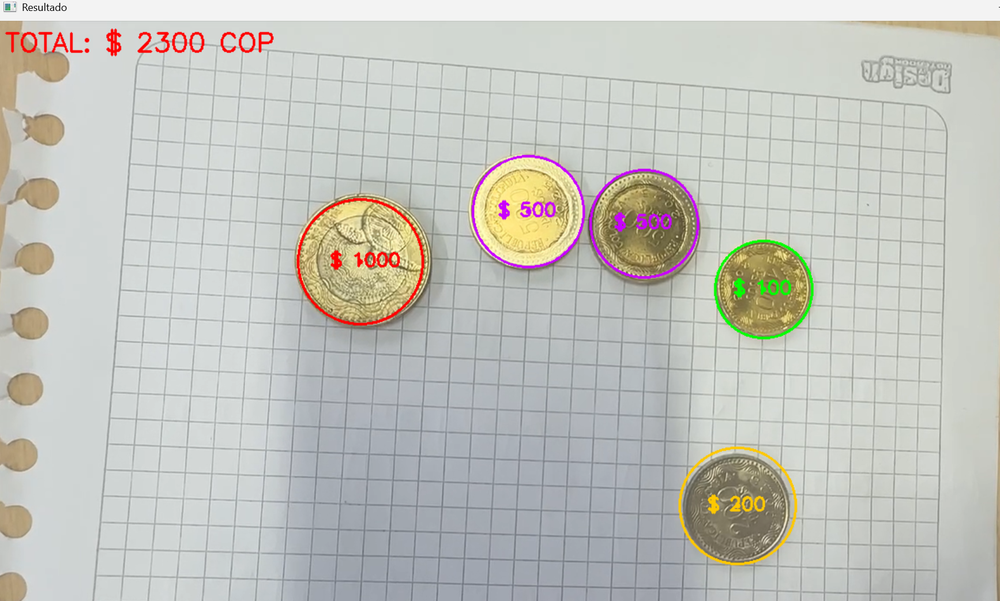
#> input picture Manejo_contornos/Contador_monedas/MONEDAS_CAMARA_COP/Prueba mas estable.png, 1000 x 601 px, shrunk from 1734 x 1042 before the run, given in place of the camera
$ python 'conteo_monedas _camara.py'
#> lines starting #> are read from the running program, lines starting #| are printed output that depends on the picture
# =============================================================================
# DETECTOR DE MONEDAS COLOMBIANAS CON OPENCV
# =============================================================================
# Este programa usa la cámara web para detectar monedas colombianas en tiempo
# real, clasificarlas por su valor y sumar el total visible en pantalla.
# Adaptacion del codigo hecha por Jose L. dentro del curso de OpenCV en Python de Udemy.
# Adaptado a monedas colombianas por Jose L. (basado en dimensiones de monedas peruanas)
#
# SE NECESITA MONEDAS LIMPIAS Y UNA EXELENTE ILUMINACION PARA QUE FUNCIONE BIEN
#
# Librerías necesarias:
#   - numpy  → manejo de matrices y operaciones matemáticas
#   - cv2    → OpenCV, librería principal de visión por computadora
# =============================================================================

import numpy as np   # numpy es la base matemática de OpenCV; maneja imágenes como matrices de números
import cv2 as cv     # OpenCV: permite capturar video, procesar imágenes y detectar formas


# =============================================================================
# SECCIÓN 1 — MODO DE OPERACIÓN
# =============================================================================
# El programa tiene dos modos que se controlan con esta variable:
#
#   CALIBRAR = True  → Modo calibración:
#                      Muestra encima de cada moneda detectada sus valores reales
#                      de radio (r), ratio (rt), Hue (H), Saturación (S) y Value (V).
#                      Úsalo para conocer los valores reales de TUS monedas con
#                      TU cámara y TU iluminación, ya que estos varían.
#
#   CALIBRAR = False → Modo detección normal:
#                      Clasifica cada moneda y muestra su valor en pesos.
#                      Usa este modo una vez hayas calibrado los rangos.

CALIBRAR = False


# =============================================================================
# SECCIÓN 2 — TABLA DE MONEDAS (RANGOS DE CLASIFICACIÓN)
# =============================================================================
# Cada moneda se define con los siguientes parámetros:
#
#   "nombre"    → texto que aparece en pantalla sobre la moneda
#   "valor"     → valor numérico en pesos para sumar al total
#   "color"     → color del círculo dibujado sobre la moneda en formato BGR
#                 (BGR = Azul, Verde, Rojo — OpenCV usa este orden, no RGB)
#
#   "radio_min" → radio mínimo aceptado en píxeles
#   "radio_max" → radio máximo aceptado en píxeles
#                 Estos valores dependen de la distancia de tu cámara.
#                 Si te acercas, el radio sube. Si te alejas, baja.
#                 (Calibrar tamaño de monedas con una de dimensiones distinguibles)
#
#   "rt_min"    → ratio mínimo (radio de esta moneda / radio de la más pequeña visible)
#   "rt_max"    → ratio máximo
#                 El ratio es relativo, por eso es más estable que el radio absoluto.
#                 Ejemplo: si la moneda más pequeña tiene radio 52px y esta tiene 61px,
#                 su ratio es 61/52 = 1.17, independientemente de qué tan lejos esté la cámara.
#
#   "hue_min"   → tono de color mínimo en el espacio HSV (rango 0-179 en OpenCV)
#   "hue_max"   → tono de color máximo
#                 El Hue representa el color puro: 0=rojo, 30=amarillo/dorado, 60=verde, etc.
#
#   "sat_min"   → saturación mínima (qué tan "intenso" o "puro" es el color)
#   "sat_max"   → saturación máxima (rango 0-255, donde 0=gris y 255=color puro)
#                   LA SATURACIÓN ES EL DIFERENCIADOR MÁS IMPORTANTE entre $200 y $500:
#                    $200 → moneda gris/oscura → S baja (~20-60)
#                    $500 → moneda dorada brillante → S alta (~95-160)
# =============================================================================
RATIOS_MONEDAS = [
    {
        "nombre"   : "$ 100",
        "valor"    : 100,
        "color"    : (0, 255, 0),      # verde en BGR
        "radio_min": 45, "radio_max": 58,
        "rt_min"   : 0.90, "rt_max": 1.15,
        "hue_min"  : 18, "hue_max": 32,
        "sat_min"  : 70, "sat_max": 115,
    },
    {
        "nombre"   : "$ 200",
        "valor"    : 200,
        "color"    : (0, 200, 255),    # amarillo en BGR
        "radio_min": 55, "radio_max": 68,
        "rt_min"   : 1.10, "rt_max": 1.25,
        "hue_min"  : 18, "hue_max": 35,
        "sat_min"  : 20, "sat_max": 60,    # ← S baja: moneda gris oscura
    },
    {
        "nombre"   : "$ 500",
        "valor"    : 500,
        "color"    : (255, 0, 200),    # magenta en BGR
        "radio_min": 48, "radio_max": 65,
        "rt_min"   : 1.00, "rt_max": 1.28,
        "hue_min"  : 18, "hue_max": 32,
        "sat_min"  : 95, "sat_max": 160,   # ← S alta: moneda dorada brillante
    },
    {
        "nombre"   : "$ 1000",
        "valor"    : 1000,
        "color"    : (0, 0, 255),      # rojo en BGR
        "radio_min": 62, "radio_max": 80,
        "rt_min"   : 1.25, "rt_max": 1.50,
        "hue_min"  : 18, "hue_max": 32,
        "sat_min"  : 45, "sat_max": 80,
    },
]


# =============================================================================
# SECCIÓN 3 — PARÁMETROS DE DETECCIÓN (HoughCircles)
# =============================================================================
# HoughCircles es el algoritmo principal de detección. Busca círculos en la
# imagen usando la Transformada de Hough, que acumula "votos" para cada posible
# centro y radio de círculo.
#
#   RADIO_MIN / RADIO_MAX   → limita la búsqueda a monedas de tamaño razonable.
#                             Si buscas en todo el rango, detectará ruido.
#
#   DISTANCIA_MIN           → distancia mínima entre los centros de dos monedas
#                             detectadas. Evita que detecte la misma moneda dos veces.
#
#   PARAM1                  → umbral superior del detector de bordes Canny interno.
#                             Valores altos = solo bordes muy marcados.
#                             Si no detecta monedas → bajarlo.
#
#   PARAM2                  → umbral del acumulador de Hough.
#                             Más bajo = detecta más círculos (incluyendo falsos).
#                             Más alto = solo círculos muy bien definidos.
#                             Si detecta círculos donde no hay monedas → subirlo.
#                             Si no detecta monedas reales → bajarlo.
#
#   SAT_MINIMA / VAL_MINIMA → filtros adicionales para descartar detecciones
#                             sobre papel blanco (S0) o zonas muy oscuras (V0).

RADIO_MIN     = 40    # radio mínimo de moneda a buscar (px)
RADIO_MAX     = 85    # radio máximo de moneda a buscar (px)
DISTANCIA_MIN = 50    # distancia mínima entre centros de dos círculos (px)
PARAM1        = 50    # sensibilidad al borde interno de Hough
PARAM2        = 45    # sensibilidad del acumulador (sube si hay falsas detecciones)
SAT_MINIMA    = 20    # saturación mínima para considerar que hay una moneda real
VAL_MINIMA    = 40    # brillo mínimo para descartar zonas completamente oscuras


# =============================================================================
# SECCIÓN 4 — FUNCIONES AUXILIARES
# =============================================================================

def extraer_color_hsv(frame_hsv, cx, cy, radio):
    """
    Extrae el color promedio del INTERIOR de una moneda detectada.

    Por qué se usa el 70% interior:
        El borde de todas las monedas tiende a ser similar (metal brillante).
        El interior es donde está el color característico de cada denominación.
        Excluir el borde reduce el ruido en la clasificación por color.

    Proceso:
        1. Calcula el radio interior como el 70% del radio total.
        2. Crea una imagen negra del mismo tamaño que el frame (máscara).
        3. Dibuja un círculo BLANCO relleno en la posición de la moneda.
        4. Extrae solo los píxeles que están dentro del círculo blanco.
        5. Calcula el promedio de H, S y V de esos píxeles.

    Parámetros:
        frame_hsv → imagen completa convertida al espacio de color HSV
        cx, cy    → coordenadas del centro de la moneda en píxeles
        radio     → radio de la moneda en píxeles

    Retorna:
        hue_promedio → tono de color promedio (0-179)
        sat_promedio → saturación promedio (0-255)
        val_promedio → brillo promedio (0-255)
    """
    radio_interior = int(radio * 0.7)  # solo el 70% central

    # Crear una imagen completamente negra del mismo tamaño que el frame
    # dtype=np.uint8 → valores entre 0 y 255, igual que una imagen normal
    mascara = np.zeros(frame_hsv.shape[:2], dtype=np.uint8)

    # Dibujar círculo blanco (255) relleno (-1 = relleno completo) en la máscara
    # Solo los píxeles dentro del círculo quedan en blanco
    cv.circle(mascara, (cx, cy), radio_interior, 255, -1)

    # Extraer solo los píxeles de frame_hsv donde la máscara es blanca (255)
    # Resultado: array de píxeles [H, S, V] del interior de la moneda
    pixeles = frame_hsv[mascara == 255]

    # Si por algún error no hay píxeles, retornar ceros
    if len(pixeles) == 0:
        return 0, 0, 0

    # Calcular el promedio de cada canal por separado
    # pixeles[:, 0] → columna 0 = todos los valores H
    # pixeles[:, 1] → columna 1 = todos los valores S
    # pixeles[:, 2] → columna 2 = todos los valores V
    return (np.mean(pixeles[:, 0]),   # Hue promedio
            np.mean(pixeles[:, 1]),   # Saturation promedio
            np.mean(pixeles[:, 2]))   # Value promedio


def es_moneda_real(frame_hsv, cx, cy, radio):
    """
    Filtra detecciones falsas causadas por el papel o sombras.

    Problema que resuelve:
        HoughCircles a veces detecta círculos en el papel blanco (texto circular,
        manchas, bordes del papel). Estas zonas tienen Saturación muy baja (~0-15)
        porque el papel blanco no tiene color, solo brillo.
        Las monedas siempre tienen algo de color (S > 20).

    Filtros aplicados:
        SAT_MINIMA → descarta zonas sin color (papel blanco, fondo claro)
        VAL_MINIMA → descarta zonas muy oscuras (sombras profundas)

    Retorna:
        True  + valores HSV → es una moneda real, continuar procesando
        False + valores HSV → es una falsa detección, descartar
    """
    hue, sat, val = extraer_color_hsv(frame_hsv, cx, cy, radio)

    if sat < SAT_MINIMA:   # demasiado poco color → probablemente papel
        return False, hue, sat, val

    if val < VAL_MINIMA:   # demasiado oscuro → probablemente sombra
        return False, hue, sat, val

    return True, hue, sat, val


def clasificar(radio, ratio, hue, sat, val):
    """
    Determina qué moneda es la detectada usando tres criterios en orden de prioridad:

    CRITERIO 1 — Radio absoluto (radio_min / radio_max):
        Descarta monedas que físicamente no pueden ser de esa denominación.
        Si el radio en píxeles es 30, no puede ser una moneda de $1000.

    CRITERIO 2 — Ratio relativo (rt_min / rt_max):
        Compara el tamaño de esta moneda con la moneda más pequeña visible.
        Es más estable que el radio absoluto porque no cambia con la distancia.
        Ejemplo: la $1000 siempre mide ~1.3x más que la $100, sin importar
        qué tan lejos esté la cámara.

    CRITERIO 3 — Color HSV (hue + saturación):
        Desempata cuando dos monedas pasan los filtros de radio y ratio.
        El caso más importante: $200 (gris, S baja) vs $500 (dorada, S alta).

    Proceso:
        1. Busca todos los candidatos que pasen radio Y ratio.
        2. Si solo hay uno → retornarlo directamente.
        3. Si hay varios → elegir el que también coincide en color.
        4. Si ninguno coincide en color → retornar el primer candidato por ratio.

    Retorna:
        diccionario de la moneda encontrada, o None si no clasificó
    """
    candidatos = []

    for moneda in RATIOS_MONEDAS:
        # Verificar si el radio absoluto está dentro del rango esperado
        radio_ok = moneda["radio_min"] < radio < moneda["radio_max"]

        # Verificar si el ratio relativo está dentro del rango esperado
        ratio_ok = moneda["rt_min"] < ratio < moneda["rt_max"]

        # Verificar si el color HSV coincide con el de la moneda
        color_ok = (moneda["hue_min"] <= hue <= moneda["hue_max"] and
                    moneda["sat_min"] <= sat <= moneda["sat_max"])

        # Solo agregar como candidato si pasa radio Y ratio
        # El color se usa para desempatar, no para eliminar
        if radio_ok and ratio_ok:
            candidatos.append((moneda, color_ok))

    # Sin candidatos → no se pudo clasificar
    if not candidatos:
        return None

    # Un solo candidato → retornarlo sin necesitar el color
    if len(candidatos) == 1:
        return candidatos[0][0]

    # Varios candidatos → elegir el que también coincide en color
    con_color = [c for c in candidatos if c[1]]
    if con_color:
        return con_color[0][0]

    # Ninguno coincide en color → retornar el primero por radio/ratio
    return candidatos[0][0]


# =============================================================================
# SECCIÓN 5 — INICIALIZACIÓN DE LA CÁMARA
# =============================================================================
# VideoCapture(0) → cámara integrada del computador
# VideoCapture(1) → primera cámara externa conectada por USB
# Si la cámara no abre, cambiar el número (0, 1, 2...)

captura_de_video = cv.VideoCapture(1)


# =============================================================================
# SECCIÓN 6 — BUCLE PRINCIPAL DE DETECCIÓN
# =============================================================================
# El programa corre en un bucle infinito:
#   1. Captura un frame de la cámara
#   2. Lo preprocesa para facilitar la detección
#   3. Busca círculos con HoughCircles
#   4. Filtra y clasifica los círculos encontrados
#   5. Dibuja los resultados sobre la imagen
#   6. Muestra las ventanas actualizadas
#   7. Repite desde 1

while True:

    # ── Captura de frame ──────────────────────────────────────────────────────
    # .read() retorna dos valores:
    #   tipo_camara → True si el frame se capturó correctamente, False si falló
    #   camara      → el frame capturado como matriz de píxeles BGR (Alto x Ancho x 3)
    tipo_camara, camara = captura_de_video.read()
#> camara is the input picture: shape (601, 1000, 3); mean B, G, R 189, 195.3, 194.7

    # Si la cámara falla o se desconecta, salir del bucle
    if not tipo_camara:
        break


    # ── Preprocesamiento ──────────────────────────────────────────────────────

    # Convertir a espacio de color HSV para extraer el color de cada moneda.
    # HSV separa el color (Hue) del brillo (Value), lo que hace la clasificación
    # por color más robusta ante cambios de iluminación que BGR.
    frame_hsv = cv.cvtColor(camara, cv.COLOR_BGR2HSV)
#> frame_hsv: shape (601, 1000, 3); mean H, S, V 64.5, 20.2, 200.3

    # Convertir a escala de grises para la detección de círculos.
    # HoughCircles solo trabaja con imágenes de un canal (escala de grises).
    gris = cv.cvtColor(camara, cv.COLOR_BGR2GRAY)
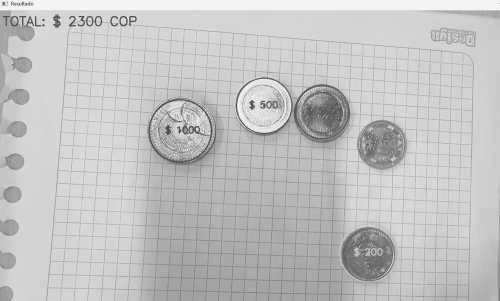
#> gris: shape (601, 1000) (shown at 1/2 size); min 31, max 255, mean 194.4

    # Ecualización del histograma: redistribuye los niveles de brillo para
    # aumentar el contraste. Útil cuando la iluminación es irregular o débil.
    # Ejemplo: una moneda oscura bajo luz tenue ganará contraste en sus bordes.
    ecualizada = cv.equalizeHist(gris)
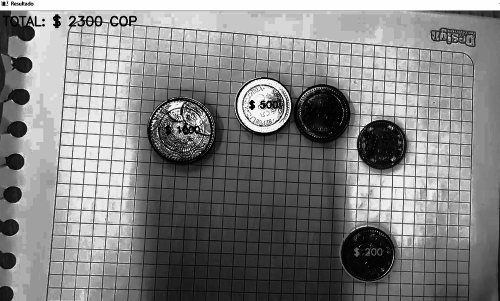
#> ecualizada: shape (601, 1000) (shown at 1/2 size); min 0, max 255, mean 130.5

    # Filtro Gaussiano: suaviza la imagen para reducir el ruido.
    # Sin este paso, HoughCircles detectaría demasiados bordes falsos causados
    # por la textura de las monedas y variaciones de brillo pixel a pixel.
    # (9, 9) → kernel 9x9 píxeles (más grande = más suavizado)
    # 2      → desviación estándar (controla cuánto se difumina)
    gauss = cv.GaussianBlur(ecualizada, (9, 9), 2)
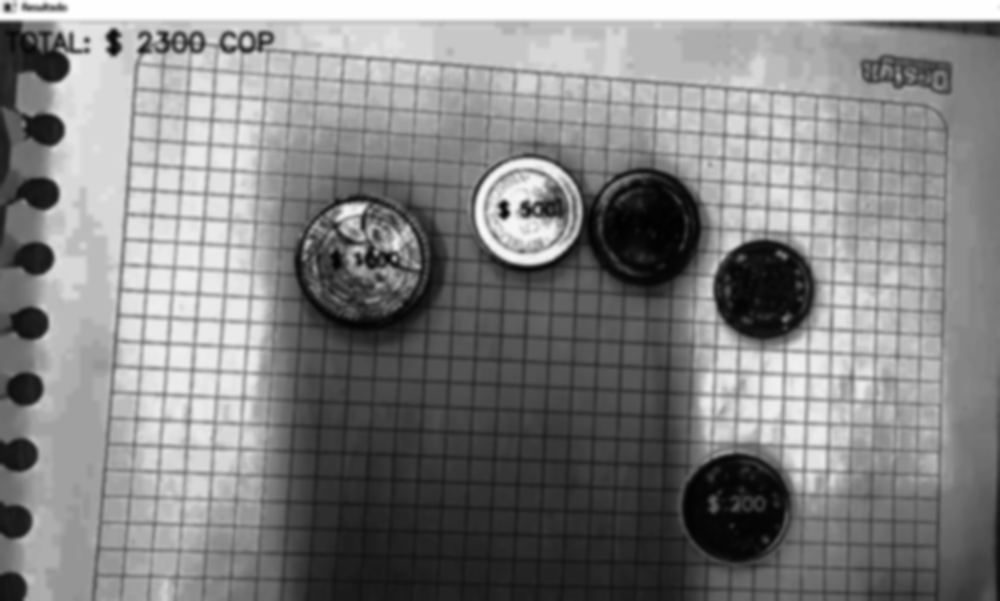
#> gauss: shape (601, 1000); min 1, max 254, mean 130.5


    # ── Detección de círculos con HoughCircles ────────────────────────────────
    # HoughCircles busca círculos usando la Transformada de Hough Circular:
    #   Para cada píxel de borde posible, vota por todos los centros posibles
    #   a distancias entre RADIO_MIN y RADIO_MAX. Los centros con más votos
    #   son los círculos detectados.
    #
    # Retorna un array 3D de forma (1, N, 3) donde cada círculo es [cx, cy, radio]
    # Retorna None si no encuentra ningún círculo.
    circulos = cv.HoughCircles(
        gauss,                   # imagen preprocesada en escala de grises
        cv.HOUGH_GRADIENT,       # único método disponible en OpenCV
        dp=1,                    # resolución del acumulador = misma que la imagen
        minDist=DISTANCIA_MIN,   # distancia mínima entre centros detectados
        param1=PARAM1,           # umbral Canny interno de Hough
        param2=PARAM2,           # umbral acumulador (más alto = más estricto)
        minRadius=RADIO_MIN,     # radio mínimo a buscar en píxeles
        maxRadius=RADIO_MAX      # radio máximo a buscar en píxeles
    )
#> circulos = [[763.5, 289.5, 50.3], [735.5, 506.5, 53.5], [360.5, 263.5, 65.5], [649.5, 227.5, 62.4], [529.5, 214.5, 61.3]]


    # ── Preparación del frame de resultado ───────────────────────────────────
    # .copy() crea una copia independiente del frame original.
    # Los dibujos se hacen sobre esta copia, no sobre el frame original.
    resultado = camara.copy()

    # Inicializar acumuladores de suma para cada denominación
    suma_100 = suma_200 = suma_500 = suma_1000 = 0.0


    # ── Procesamiento de círculos detectados ──────────────────────────────────
    if circulos is not None:

        # np.around → redondea los valores flotantes al entero más cercano
        # np.uint16 → convierte a enteros sin signo de 16 bits (0 a 65535)
        # Necesario porque los píxeles y radios deben ser enteros para dibujar
        circulos_int = np.uint16(np.around(circulos))
#> circulos_int = [[764, 290, 50], [736, 506, 54], [360, 264, 66], [650, 228, 62], [530, 214, 61]]
#> (the rest of the program and of its run is left out)
